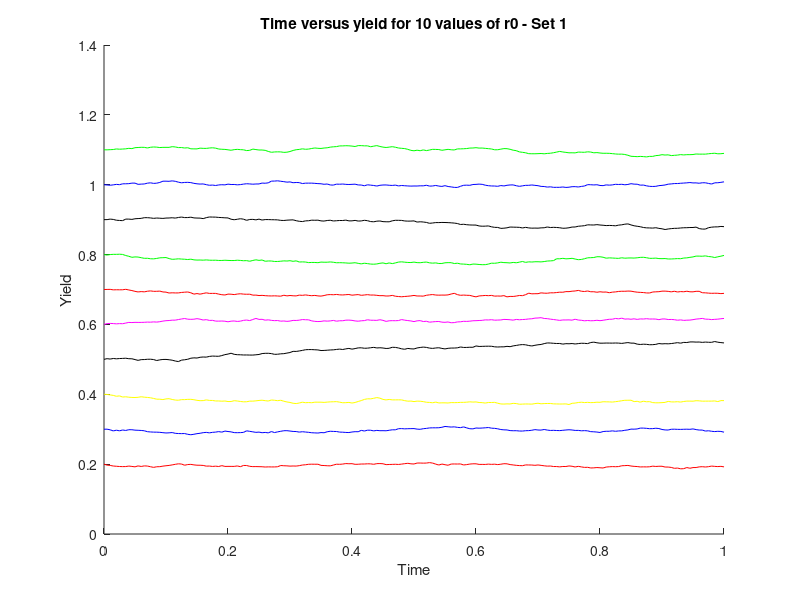

This chart was generated by the following MATLAB code:
clear;
beta = [0.02,0.7,0.06];
mu = [0.7,0.1,0.09];
sigma = [0.02,0.3,0.5];
r0 = [0.1,0.2,0.02];


for i = 1:10
    tempr0 = r0(1) + i*0.1;
    t(1) = 0;
    r(1,i) = tempr0;
    j = 2;
    delt = 0.005;
    for k = 0.005:0.005:1
        z = normrnd(0,1);
        t(j) = k;
        r(j,i) = (r(j-1,i) + beta(1)*(mu(1)-r(j-1))*delt + sigma(1)*sqrt(delt)*z);
        j = j + 1;
end
    hold on;
end


plot(t,r(:,1),'r');
hold on;
plot(t,r(:,2),'b');
hold on;
plot(t,r(:,3),'y');
hold on;
plot(t,r(:,4),'k');
hold on;
plot(t,r(:,5),'m');
hold on;
plot(t,r(:,6),'r');
hold on;
plot(t,r(:,7),'g');
hold on;
plot(t,r(:,8),'k');
hold on;
plot(t,r(:,9),'b');
hold on;
plot(t,r(:,10),'g');
hold on;
title('Time versus yield for 10 values of r0 - Set 1');
xlabel('Time');
ylabel('Yield');
